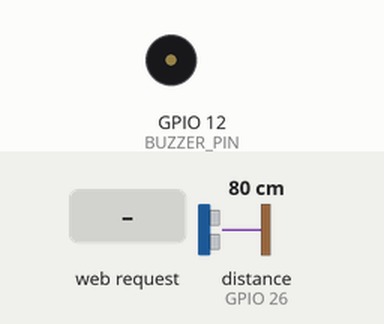
This sketch was run on a simulated ESP32. On the bench: buzzer (waves = sounding, pin HIGH). Inputs (shaded band) come from the test bench; at power-on: distance to the obstacle (sensor on GPIO 26) 80 cm. The echo pulse lasts 58.3 µs per cm; WiFi joins after 1.5 s; servers stay silent unless stated; pins used as bus, display or sensor lines are not drawn; what the sketch prints to the serial monitor is not drawn.

Above: at 2.7 s.
2.8 s: HTTP request GET /telemetry received
At 4.0 s:
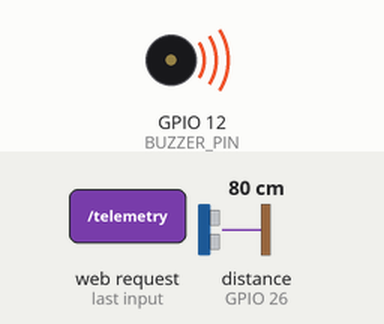
Timing chart, 0 to 5.8 s (numbered marks = the images above; inputs shaded):
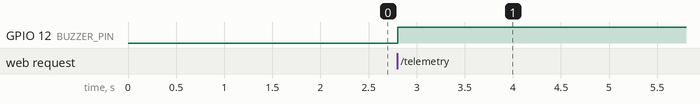

The sketch:

esp_sensors.ino
```cpp
#include <WiFi.h>
#include <WebServer.h>

// Apne Mobile Hotspot ya WiFi ka detail dalein
const char* ssid = "YOUR_WIFI_NAME";
const char* password = "YOUR_WIFI_PASSWORD";

WebServer server(80);

#define MQ_PIN 34
#define FLAME_PIN 35
#define TRIG_PIN 25
#define ECHO_PIN 26
#define BUZZER_PIN 12

void setup() {
  Serial.begin(115200);

  pinMode(MQ_PIN, INPUT);
  pinMode(FLAME_PIN, INPUT);
  pinMode(TRIG_PIN, OUTPUT);
  pinMode(ECHO_PIN, INPUT);
  pinMode(BUZZER_PIN, OUTPUT);

  WiFi.begin(ssid, password);
  Serial.print("Connecting to WiFi");
  while (WiFi.status() != WL_CONNECTED) {
    delay(500);
    Serial.print(".");
  }

  Serial.println("\n--- DEV-X 1.0 SENSOR NODE ONLINE ---");
  Serial.print("IP ADDRESS: ");
  Serial.println(WiFi.localIP());

  server.on("/telemetry", handleTelemetry);
  server.begin();
}

void handleTelemetry() {
  int gasPPM = analogRead(MQ_PIN);

  int flameValue = analogRead(FLAME_PIN);
  int flamePercent = map(flameValue, 0, 4095, 100, 0);
  if(flamePercent < 0) flamePercent = 0;

  digitalWrite(TRIG_PIN, LOW); delayMicroseconds(2);
  digitalWrite(TRIG_PIN, HIGH); delayMicroseconds(10);
  digitalWrite(TRIG_PIN, LOW);
  long duration = pulseIn(ECHO_PIN, HIGH);
  float distanceCm = duration * 0.034 / 2;

  String alert = "NORMAL";

  if(gasPPM > 1500 || flamePercent > 50 || (distanceCm > 0 && distanceCm < 50)) {
    alert = "HAZARD_DETECTED";
    digitalWrite(BUZZER_PIN, HIGH);
  } else {
    digitalWrite(BUZZER_PIN, LOW);
  }

  String json = "{";
  json += "\"gas\":" + String(gasPPM) + ",";
  json += "\"flame\":" + String(flamePercent) + ",";
  json += "\"distance\":" + String(distanceCm) + ",";
  json += "\"status\":\"" + alert + "\"";
  json += "}";

  server.sendHeader("Access-Control-Allow-Origin", "*");
  server.send(200, "application/json", json);
}

void loop() {
  server.handleClient();
}
```

Measured:
- after the input at 2.8 s, GPIO 12 (BUZZER_PIN): LOW → HIGH at once
